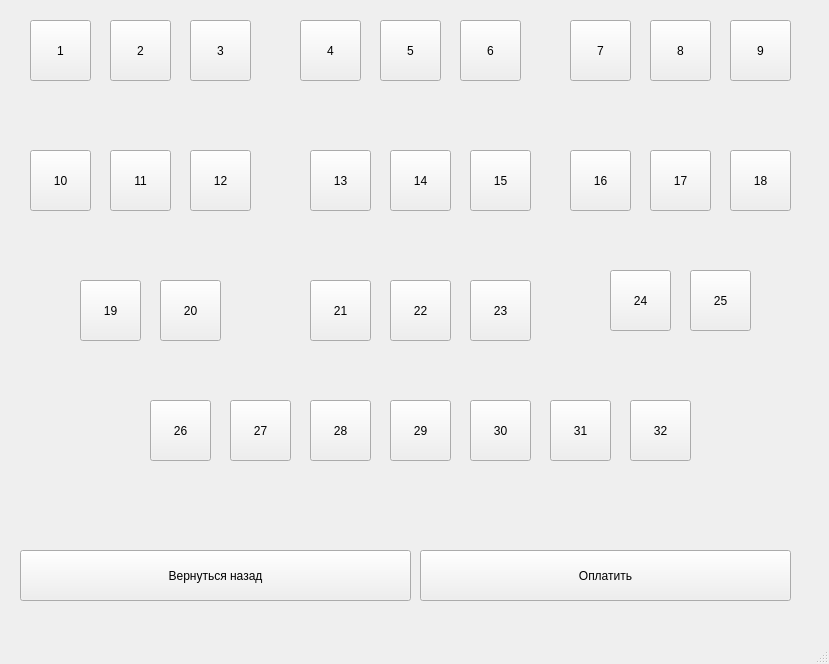
<?xml version="1.0" encoding="UTF-8"?>
<ui version="4.0">
 <class>MainWindow</class>
 <widget class="QMainWindow" name="MainWindow">
  <property name="geometry">
   <rect>
    <x>0</x>
    <y>0</y>
    <width>829</width>
    <height>664</height>
   </rect>
  </property>
  <property name="windowTitle">
   <string>MainWindow</string>
  </property>
  <widget class="QWidget" name="centralwidget">
   <widget class="QPushButton" name="pushButton_23">
    <property name="geometry">
     <rect>
      <x>470</x>
      <y>280</y>
      <width>61</width>
      <height>61</height>
     </rect>
    </property>
    <property name="text">
     <string>23</string>
    </property>
   </widget>
   <widget class="QPushButton" name="pushButton_6">
    <property name="geometry">
     <rect>
      <x>460</x>
      <y>20</y>
      <width>61</width>
      <height>61</height>
     </rect>
    </property>
    <property name="text">
     <string>6</string>
    </property>
   </widget>
   <widget class="QPushButton" name="pushButton_9">
    <property name="geometry">
     <rect>
      <x>730</x>
      <y>20</y>
      <width>61</width>
      <height>61</height>
     </rect>
    </property>
    <property name="text">
     <string>9</string>
    </property>
   </widget>
   <widget class="QPushButton" name="pushButton_21">
    <property name="geometry">
     <rect>
      <x>310</x>
      <y>280</y>
      <width>61</width>
      <height>61</height>
     </rect>
    </property>
    <property name="text">
     <string>21</string>
    </property>
   </widget>
   <widget class="QPushButton" name="pushButton_14">
    <property name="geometry">
     <rect>
      <x>390</x>
      <y>150</y>
      <width>61</width>
      <height>61</height>
     </rect>
    </property>
    <property name="text">
     <string>14</string>
    </property>
   </widget>
   <widget class="QPushButton" name="pushButton_8">
    <property name="geometry">
     <rect>
      <x>650</x>
      <y>20</y>
      <width>61</width>
      <height>61</height>
     </rect>
    </property>
    <property name="text">
     <string>8</string>
    </property>
   </widget>
   <widget class="QPushButton" name="pushButton_13">
    <property name="geometry">
     <rect>
      <x>310</x>
      <y>150</y>
      <width>61</width>
      <height>61</height>
     </rect>
    </property>
    <property name="text">
     <string>13</string>
    </property>
   </widget>
   <widget class="QPushButton" name="pushButton_29">
    <property name="geometry">
     <rect>
      <x>390</x>
      <y>400</y>
      <width>61</width>
      <height>61</height>
     </rect>
    </property>
    <property name="text">
     <string>29</string>
    </property>
   </widget>
   <widget class="QPushButton" name="pushButton_7">
    <property name="geometry">
     <rect>
      <x>570</x>
      <y>20</y>
      <width>61</width>
      <height>61</height>
     </rect>
    </property>
    <property name="text">
     <string>7</string>
    </property>
   </widget>
   <widget class="QPushButton" name="pay">
    <property name="geometry">
     <rect>
      <x>420</x>
      <y>550</y>
      <width>371</width>
      <height>51</height>
     </rect>
    </property>
    <property name="text">
     <string>Оплатить</string>
    </property>
   </widget>
   <widget class="QPushButton" name="pushButton_19">
    <property name="geometry">
     <rect>
      <x>80</x>
      <y>280</y>
      <width>61</width>
      <height>61</height>
     </rect>
    </property>
    <property name="text">
     <string>19</string>
    </property>
   </widget>
   <widget class="QPushButton" name="pushButton_16">
    <property name="geometry">
     <rect>
      <x>570</x>
      <y>150</y>
      <width>61</width>
      <height>61</height>
     </rect>
    </property>
    <property name="text">
     <string>16</string>
    </property>
   </widget>
   <widget class="QPushButton" name="pushButton_3">
    <property name="geometry">
     <rect>
      <x>190</x>
      <y>20</y>
      <width>61</width>
      <height>61</height>
     </rect>
    </property>
    <property name="text">
     <string>3</string>
    </property>
   </widget>
   <widget class="QPushButton" name="pushButton_24">
    <property name="geometry">
     <rect>
      <x>610</x>
      <y>270</y>
      <width>61</width>
      <height>61</height>
     </rect>
    </property>
    <property name="text">
     <string>24</string>
    </property>
   </widget>
   <widget class="QPushButton" name="pushButton_22">
    <property name="geometry">
     <rect>
      <x>390</x>
      <y>280</y>
      <width>61</width>
      <height>61</height>
     </rect>
    </property>
    <property name="text">
     <string>22</string>
    </property>
   </widget>
   <widget class="QPushButton" name="pushButton_20">
    <property name="geometry">
     <rect>
      <x>160</x>
      <y>280</y>
      <width>61</width>
      <height>61</height>
     </rect>
    </property>
    <property name="text">
     <string>20</string>
    </property>
   </widget>
   <widget class="QPushButton" name="back">
    <property name="geometry">
     <rect>
      <x>20</x>
      <y>550</y>
      <width>391</width>
      <height>51</height>
     </rect>
    </property>
    <property name="text">
     <string>Вернуться назад</string>
    </property>
   </widget>
   <widget class="QPushButton" name="pushButton_11">
    <property name="geometry">
     <rect>
      <x>110</x>
      <y>150</y>
      <width>61</width>
      <height>61</height>
     </rect>
    </property>
    <property name="text">
     <string>11</string>
    </property>
   </widget>
   <widget class="QPushButton" name="pushButton_5">
    <property name="geometry">
     <rect>
      <x>380</x>
      <y>20</y>
      <width>61</width>
      <height>61</height>
     </rect>
    </property>
    <property name="text">
     <string>5</string>
    </property>
   </widget>
   <widget class="QPushButton" name="pushButton">
    <property name="geometry">
     <rect>
      <x>30</x>
      <y>20</y>
      <width>61</width>
      <height>61</height>
     </rect>
    </property>
    <property name="text">
     <string>1</string>
    </property>
   </widget>
   <widget class="QPushButton" name="pushButton_4">
    <property name="geometry">
     <rect>
      <x>300</x>
      <y>20</y>
      <width>61</width>
      <height>61</height>
     </rect>
    </property>
    <property name="text">
     <string>4</string>
    </property>
   </widget>
   <widget class="QPushButton" name="pushButton_30">
    <property name="geometry">
     <rect>
      <x>470</x>
      <y>400</y>
      <width>61</width>
      <height>61</height>
     </rect>
    </property>
    <property name="text">
     <string>30</string>
    </property>
   </widget>
   <widget class="QPushButton" name="pushButton_10">
    <property name="geometry">
     <rect>
      <x>30</x>
      <y>150</y>
      <width>61</width>
      <height>61</height>
     </rect>
    </property>
    <property name="text">
     <string>10</string>
    </property>
   </widget>
   <widget class="QPushButton" name="pushButton_26">
    <property name="geometry">
     <rect>
      <x>150</x>
      <y>400</y>
      <width>61</width>
      <height>61</height>
     </rect>
    </property>
    <property name="text">
     <string>26</string>
    </property>
   </widget>
   <widget class="QPushButton" name="pushButton_31">
    <property name="geometry">
     <rect>
      <x>550</x>
      <y>400</y>
      <width>61</width>
      <height>61</height>
     </rect>
    </property>
    <property name="text">
     <string>31</string>
    </property>
   </widget>
   <widget class="QPushButton" name="pushButton_27">
    <property name="geometry">
     <rect>
      <x>230</x>
      <y>400</y>
      <width>61</width>
      <height>61</height>
     </rect>
    </property>
    <property name="text">
     <string>27</string>
    </property>
   </widget>
   <widget class="QPushButton" name="pushButton_15">
    <property name="geometry">
     <rect>
      <x>470</x>
      <y>150</y>
      <width>61</width>
      <height>61</height>
     </rect>
    </property>
    <property name="text">
     <string>15</string>
    </property>
   </widget>
   <widget class="QPushButton" name="pushButton_32">
    <property name="geometry">
     <rect>
      <x>630</x>
      <y>400</y>
      <width>61</width>
      <height>61</height>
     </rect>
    </property>
    <property name="text">
     <string>32</string>
    </property>
   </widget>
   <widget class="QPushButton" name="pushButton_18">
    <property name="geometry">
     <rect>
      <x>730</x>
      <y>150</y>
      <width>61</width>
      <height>61</height>
     </rect>
    </property>
    <property name="text">
     <string>18</string>
    </property>
   </widget>
   <widget class="QPushButton" name="pushButton_17">
    <property name="geometry">
     <rect>
      <x>650</x>
      <y>150</y>
      <width>61</width>
      <height>61</height>
     </rect>
    </property>
    <property name="text">
     <string>17</string>
    </property>
   </widget>
   <widget class="QPushButton" name="pushButton_2">
    <property name="geometry">
     <rect>
      <x>110</x>
      <y>20</y>
      <width>61</width>
      <height>61</height>
     </rect>
    </property>
    <property name="text">
     <string>2</string>
    </property>
   </widget>
   <widget class="QPushButton" name="pushButton_28">
    <property name="geometry">
     <rect>
      <x>310</x>
      <y>400</y>
      <width>61</width>
      <height>61</height>
     </rect>
    </property>
    <property name="text">
     <string>28</string>
    </property>
   </widget>
   <widget class="QPushButton" name="pushButton_12">
    <property name="geometry">
     <rect>
      <x>190</x>
      <y>150</y>
      <width>61</width>
      <height>61</height>
     </rect>
    </property>
    <property name="text">
     <string>12</string>
    </property>
   </widget>
   <widget class="QPushButton" name="pushButton_25">
    <property name="geometry">
     <rect>
      <x>690</x>
      <y>270</y>
      <width>61</width>
      <height>61</height>
     </rect>
    </property>
    <property name="text">
     <string>25</string>
    </property>
   </widget>
  </widget>
  <widget class="QMenuBar" name="menubar">
   <property name="geometry">
    <rect>
     <x>0</x>
     <y>0</y>
     <width>829</width>
     <height>26</height>
    </rect>
   </property>
  </widget>
  <widget class="QStatusBar" name="statusbar"/>
 </widget>
 <resources/>
 <connections/>
</ui>
